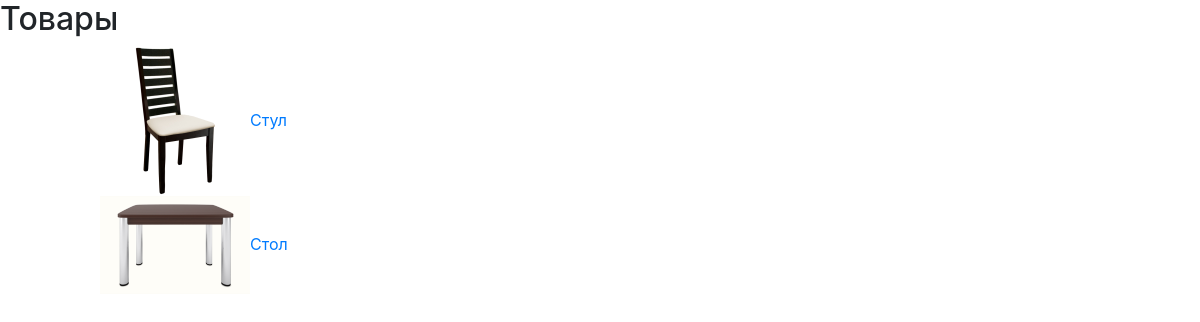
The page / on the database its author committed.
### app/models.py (models this page shows)
class Product(models.Model):
    name = models.CharField(max_length=50)
    img = models.FileField(upload_to='products/%Y/%m/%d/')
    def __str__(self):
        return self.name

### app/views.py (the view)
# urls.py: path('', product_list_view, name='main_page'),
def product_list_view(request):
    template = 'app/product_list.html'
    products = Product.objects.all()
    print(products)
    context = {
        'product_list': products,
    }
    return render(request, template, context)

### templates/app/product_list.html
{% extends "base.html" %}
{% block content %}
    <h2>Товары</h2>
    <div class="margin-left">
        {% for product in product_list %}
            <div>
                <a href="{% url 'product_detail' product.id %}">
                    <img src="{{ MEDIA_URL }}{{ product.img.url }}" class="preview">{{ product.name }}
                </a>
            </div>
        {% endfor %}
    </div>
{% endblock %}

### static/css/review.css (style rules this page uses)
.preview { width: 150px; height: auto; }
.margin-left { margin-left: 100px; }

### rows shown on the page
Product: img (picture), name "Стул"
Product: img (picture), name "Стол"
